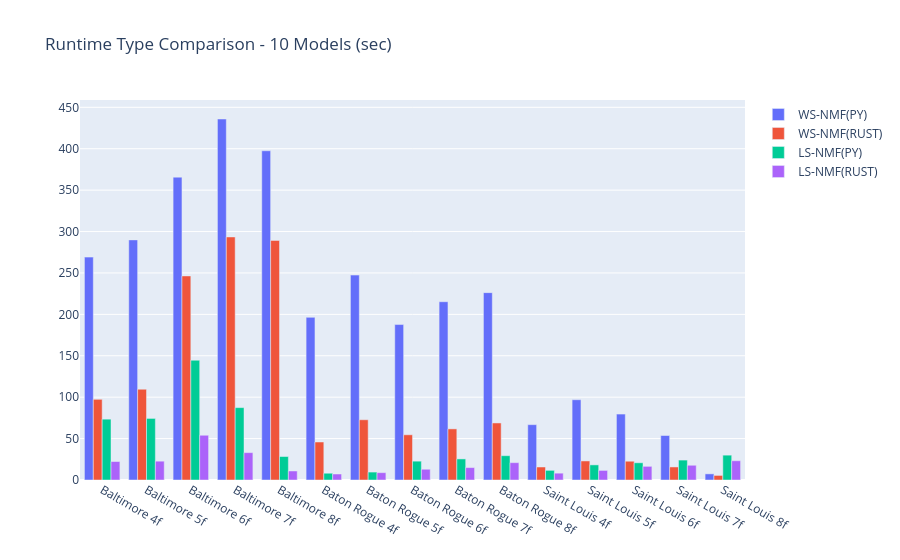

Notebook code cell kept with this figure:
### Code cell
type_labels = type_runtime_df["dataset"] + " " + type_runtime_df["factors"].astype(str) + "f"
type_runtime_df["index"] = type_labels

ws_py_trace = go.Bar(x=type_runtime_df["index"], y=type_runtime_df["ws-nmf-py-runtime"], name="WS-NMF(PY)")
ls_pu_trace = go.Bar(x=type_runtime_df["index"], y=type_runtime_df["ls-nmf-py-runtime"], name="LS-NMF(PY)")
ws_trace = go.Bar(x=type_runtime_df["index"], y=type_runtime_df["ws-nmf-rust-runtime"], name="WS-NMF(RUST)")
ls_trace = go.Bar(x=type_runtime_df["index"], y=type_runtime_df["ls-nmf-rust-runtime"], name="LS-NMF(RUST)")

type_runtime_fig2 = go.Figure(data=[ws_py_trace, ws_trace, ls_pu_trace, ls_trace])
type_runtime_fig2.update_layout(barmode='group')
type_runtime_fig2.layout.title = "Runtime Type Comparison - 10 Models (sec)"
type_runtime_fig2.layout.height = 500
type_runtime_fig2.show()

### Figure 1 — Plotly figure (JSON) as saved in the notebook; plotly's stock layout.template omitted (floating-point values rounded to 4 significant figures)
{"data": [{"name": "WS-NMF(PY)", "type": "bar", "x": ["Baltimore 4f", "Baltimore 5f", "Baltimore 6f", "Baltimore 7f", "Baltimore 8f", "Baton Rogue 4f", "Baton Rogue 5f", "Baton Rogue 6f", "Baton Rogue 7f", "Baton Rogue 8f", "Saint Louis 4f", "Saint Louis 5f", "Saint Louis 6f", "Saint Louis 7f", "Saint Louis 8f"], "y": [269.1, 289.9, 365.7, 435.9, 397.5, 196.4, 247.4, 187.7, 215.3, 226.2, 66.82, 96.92, 79.62, 53.73, 7.41]}, {"name": "WS-NMF(RUST)", "type": "bar", "x": ["Baltimore 4f", "Baltimore 5f", "Baltimore 6f", "Baltimore 7f", "Baltimore 8f", "Baton Rogue 4f", "Baton Rogue 5f", "Baton Rogue 6f", "Baton Rogue 7f", "Baton Rogue 8f", "Saint Louis 4f", "Saint Louis 5f", "Saint Louis 6f", "Saint Louis 7f", "Saint Louis 8f"], "y": [97.43, 109.6, 246.4, 293.5, 289.3, 45.87, 72.75, 54.59, 61.71, 68.88, 15.68, 23.01, 22.68, 15.74, 5.53]}, {"name": "LS-NMF(PY)", "type": "bar", "x": ["Baltimore 4f", "Baltimore 5f", "Baltimore 6f", "Baltimore 7f", "Baltimore 8f", "Baton Rogue 4f", "Baton Rogue 5f", "Baton Rogue 6f", "Baton Rogue 7f", "Baton Rogue 8f", "Saint Louis 4f", "Saint Louis 5f", "Saint Louis 6f", "Saint Louis 7f", "Saint Louis 8f"], "y": [73.46, 74.35, 144.6, 87.4, 28.35, 8.19, 9.58, 22.75, 25.45, 29.34, 11.66, 18.24, 20.79, 24.05, 30.01]}, {"name": "LS-NMF(RUST)", "type": "bar", "x": ["Baltimore 4f", "Baltimore 5f", "Baltimore 6f", "Baltimore 7f", "Baltimore 8f", "Baton Rogue 4f", "Baton Rogue 5f", "Baton Rogue 6f", "Baton Rogue 7f", "Baton Rogue 8f", "Saint Louis 4f", "Saint Louis 5f", "Saint Louis 6f", "Saint Louis 7f", "Saint Louis 8f"], "y": [22.31, 22.73, 54.04, 33.04, 10.89, 7.25, 8.85, 12.99, 14.99, 20.94, 8.26, 11.57, 16.5, 17.8, 23.24]}], "layout": {"autosize": true, "barmode": "group", "title": {"text": "Runtime Type Comparison - 10 Models (sec)"}, "xaxis": {"autorange": true, "range": [-0.5, 14.5], "type": "category"}, "yaxis": {"autorange": true, "range": [0, 458.8], "type": "linear"}}}
